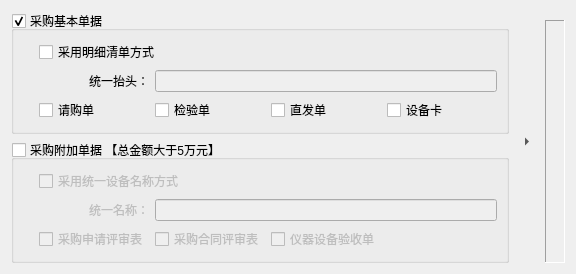
<?xml version="1.0" encoding="UTF-8"?>
<ui version="4.0">
 <class>Dialog</class>
 <widget class="QDialog" name="Dialog">
  <property name="geometry">
   <rect>
    <x>0</x>
    <y>0</y>
    <width>575</width>
    <height>262</height>
   </rect>
  </property>
  <layout class="QHBoxLayout" name="horizontalLayout_2">
   <item>
    <layout class="QVBoxLayout" name="verticalLayout_gen">
     <item>
      <widget class="QGroupBox" name="groupBox_basic">
       <property name="title">
        <string>采购基本单据</string>
       </property>
       <property name="checkable">
        <bool>true</bool>
       </property>
       <layout class="QGridLayout" name="gridLayout">
        <property name="leftMargin">
         <number>25</number>
        </property>
        <item row="1" column="0">
         <widget class="QLabel" name="label">
          <property name="text">
           <string>统一抬头：</string>
          </property>
          <property name="alignment">
           <set>Qt::AlignRight|Qt::AlignTrailing|Qt::AlignVCenter</set>
          </property>
         </widget>
        </item>
        <item row="4" column="0">
         <widget class="QCheckBox" name="checkBox_requisition_sheet">
          <property name="minimumSize">
           <size>
            <width>110</width>
            <height>0</height>
           </size>
          </property>
          <property name="text">
           <string>请购单</string>
          </property>
         </widget>
        </item>
        <item row="4" column="1">
         <widget class="QCheckBox" name="checkBox_verification_sheet">
          <property name="minimumSize">
           <size>
            <width>110</width>
            <height>0</height>
           </size>
          </property>
          <property name="text">
           <string>检验单</string>
          </property>
         </widget>
        </item>
        <item row="4" column="3">
         <widget class="QCheckBox" name="checkBox_facility_sheet">
          <property name="minimumSize">
           <size>
            <width>110</width>
            <height>0</height>
           </size>
          </property>
          <property name="text">
           <string>设备卡</string>
          </property>
         </widget>
        </item>
        <item row="4" column="2">
         <widget class="QCheckBox" name="checkBox_lading_bill_sheet">
          <property name="minimumSize">
           <size>
            <width>110</width>
            <height>0</height>
           </size>
          </property>
          <property name="text">
           <string>直发单</string>
          </property>
         </widget>
        </item>
        <item row="1" column="1" colspan="3">
         <widget class="QLineEdit" name="lineEdit_title">
          <property name="enabled">
           <bool>false</bool>
          </property>
          <property name="minimumSize">
           <size>
            <width>300</width>
            <height>0</height>
           </size>
          </property>
         </widget>
        </item>
        <item row="0" column="0" colspan="2">
         <widget class="QCheckBox" name="checkBox_title_with_list">
          <property name="minimumSize">
           <size>
            <width>110</width>
            <height>0</height>
           </size>
          </property>
          <property name="text">
           <string>采用明细清单方式</string>
          </property>
         </widget>
        </item>
       </layout>
      </widget>
     </item>
     <item>
      <widget class="QGroupBox" name="groupBox_extra">
       <property name="title">
        <string>采购附加单据 【总金额大于5万元】</string>
       </property>
       <property name="checkable">
        <bool>true</bool>
       </property>
       <property name="checked">
        <bool>false</bool>
       </property>
       <layout class="QGridLayout" name="gridLayout_2">
        <property name="leftMargin">
         <number>25</number>
        </property>
        <item row="3" column="2">
         <widget class="QCheckBox" name="checkBox_verification_review_table">
          <property name="minimumSize">
           <size>
            <width>110</width>
            <height>0</height>
           </size>
          </property>
          <property name="text">
           <string>仪器设备验收单</string>
          </property>
         </widget>
        </item>
        <item row="3" column="1">
         <widget class="QCheckBox" name="checkBox_contract_review_table">
          <property name="minimumSize">
           <size>
            <width>110</width>
            <height>0</height>
           </size>
          </property>
          <property name="text">
           <string>采购合同评审表</string>
          </property>
         </widget>
        </item>
        <item row="3" column="0">
         <widget class="QCheckBox" name="checkBox_requisition_review_table">
          <property name="minimumSize">
           <size>
            <width>110</width>
            <height>0</height>
           </size>
          </property>
          <property name="text">
           <string>采购申请评审表</string>
          </property>
         </widget>
        </item>
        <item row="1" column="0">
         <widget class="QLabel" name="label_2">
          <property name="text">
           <string>统一名称：</string>
          </property>
          <property name="alignment">
           <set>Qt::AlignRight|Qt::AlignTrailing|Qt::AlignVCenter</set>
          </property>
         </widget>
        </item>
        <item row="0" column="0" colspan="2">
         <widget class="QCheckBox" name="checkBox_multiple_equipments">
          <property name="minimumSize">
           <size>
            <width>110</width>
            <height>0</height>
           </size>
          </property>
          <property name="text">
           <string>采用统一设备名称方式</string>
          </property>
         </widget>
        </item>
        <item row="1" column="1" colspan="3">
         <widget class="QLineEdit" name="lineEdit_equipment_name">
          <property name="enabled">
           <bool>false</bool>
          </property>
          <property name="minimumSize">
           <size>
            <width>300</width>
            <height>0</height>
           </size>
          </property>
         </widget>
        </item>
       </layout>
      </widget>
     </item>
    </layout>
   </item>
   <item>
    <layout class="QVBoxLayout" name="verticalLayout_tools">
     <property name="sizeConstraint">
      <enum>QLayout::SetMinimumSize</enum>
     </property>
     <property name="topMargin">
      <number>9</number>
     </property>
     <item>
      <widget class="QToolButton" name="toolButton_generate">
       <property name="sizePolicy">
        <sizepolicy hsizetype="Fixed" vsizetype="Expanding">
         <horstretch>0</horstretch>
         <verstretch>0</verstretch>
        </sizepolicy>
       </property>
       <property name="text">
        <string>...</string>
       </property>
       <property name="autoRaise">
        <bool>true</bool>
       </property>
       <property name="arrowType">
        <enum>Qt::RightArrow</enum>
       </property>
      </widget>
     </item>
    </layout>
   </item>
   <item>
    <layout class="QVBoxLayout" name="verticalLayout">
     <property name="topMargin">
      <number>9</number>
     </property>
     <item>
      <widget class="QFrame" name="frame">
       <property name="frameShape">
        <enum>QFrame::Panel</enum>
       </property>
       <property name="frameShadow">
        <enum>QFrame::Sunken</enum>
       </property>
       <layout class="QHBoxLayout" name="horizontalLayout">
        <item>
         <layout class="QVBoxLayout" name="verticalLayout_sheets"/>
        </item>
       </layout>
      </widget>
     </item>
    </layout>
   </item>
  </layout>
 </widget>
 <resources/>
 <connections>
  <connection>
   <sender>checkBox_title_with_list</sender>
   <signal>toggled(bool)</signal>
   <receiver>lineEdit_title</receiver>
   <slot>setEnabled(bool)</slot>
   <hints>
    <hint type="sourcelabel">
     <x>93</x>
     <y>51</y>
    </hint>
    <hint type="destinationlabel">
     <x>144</x>
     <y>78</y>
    </hint>
   </hints>
  </connection>
  <connection>
   <sender>checkBox_multiple_equipments</sender>
   <signal>toggled(bool)</signal>
   <receiver>lineEdit_equipment_name</receiver>
   <slot>setEnabled(bool)</slot>
   <hints>
    <hint type="sourcelabel">
     <x>114</x>
     <y>182</y>
    </hint>
    <hint type="destinationlabel">
     <x>145</x>
     <y>206</y>
    </hint>
   </hints>
  </connection>
 </connections>
</ui>
